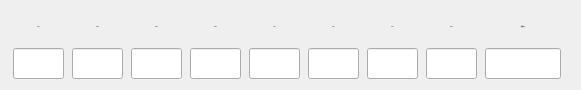
    <widget class="QWidget" name="layoutWidget_3">
     <property name="geometry">
      <rect>
       <x>11</x>
       <y>188</y>
       <width>581</width>
       <height>72</height>
      </rect>
     </property>
     <layout class="QHBoxLayout" name="horizontalLayout">
      <item>
       <layout class="QVBoxLayout" name="verticalLayout">
        <item>
         <widget class="QLabel" name="label_7">
          <property name="minimumSize">
           <size>
            <width>51</width>
            <height>31</height>
           </size>
          </property>
          <property name="maximumSize">
           <size>
            <width>51</width>
            <height>31</height>
           </size>
          </property>
          <property name="font">
           <font>
            <family>黑体</family>
            <pointsize>-1</pointsize>
           </font>
          </property>
          <property name="text">
           <string>63Hz</string>
          </property>
          <property name="alignment">
           <set>Qt::AlignCenter</set>
          </property>
         </widget>
        </item>
        <item>
         <widget class="QLineEdit" name="lineEdit_63">
          <property name="minimumSize">
           <size>
            <width>51</width>
            <height>31</height>
           </size>
          </property>
          <property name="maximumSize">
           <size>
            <width>51</width>
            <height>31</height>
           </size>
          </property>
          <property name="font">
           <font>
            <family>黑体</family>
            <pointsize>-1</pointsize>
           </font>
          </property>
          <property name="alignment">
           <set>Qt::AlignCenter</set>
          </property>
          <property name="readOnly">
           <bool>false</bool>
          </property>
         </widget>
        </item>
       </layout>
      </item>
      <item>
       <layout class="QVBoxLayout" name="verticalLayout_2">
        <item>
         <widget class="QLabel" name="label_8">
          <property name="minimumSize">
           <size>
            <width>51</width>
            <height>31</height>
           </size>
          </property>
          <property name="maximumSize">
           <size>
            <width>51</width>
            <height>31</height>
           </size>
          </property>
          <property name="font">
           <font>
            <family>黑体</family>
            <pointsize>-1</pointsize>
           </font>
          </property>
          <property name="text">
           <string>125Hz</string>
          </property>
          <property name="alignment">
           <set>Qt::AlignCenter</set>
          </property>
         </widget>
        </item>
        <item>
         <widget class="QLineEdit" name="lineEdit_125">
          <property name="minimumSize">
           <size>
            <width>51</width>
            <height>31</height>
           </size>
          </property>
          <property name="maximumSize">
           <size>
            <width>51</width>
            <height>31</height>
           </size>
          </property>
          <property name="font">
           <font>
            <family>黑体</family>
            <pointsize>-1</pointsize>
           </font>
          </property>
          <property name="alignment">
           <set>Qt::AlignCenter</set>
          </property>
          <property name="readOnly">
           <bool>false</bool>
          </property>
         </widget>
        </item>
       </layout>
      </item>
      <item>
       <layout class="QVBoxLayout" name="verticalLayout_3">
        <item>
         <widget class="QLabel" name="label_9">
          <property name="minimumSize">
           <size>
            <width>51</width>
            <height>31</height>
           </size>
          </property>
          <property name="maximumSize">
           <size>
            <width>51</width>
            <height>31</height>
           </size>
          </property>
          <property name="font">
           <font>
            <family>黑体</family>
            <pointsize>-1</pointsize>
           </font>
          </property>
          <property name="text">
           <string>250Hz</string>
          </property>
          <property name="alignment">
           <set>Qt::AlignCenter</set>
          </property>
         </widget>
        </item>
        <item>
         <widget class="QLineEdit" name="lineEdit_250">
          <property name="minimumSize">
           <size>
            <width>51</width>
            <height>31</height>
           </size>
          </property>
          <property name="maximumSize">
           <size>
            <width>51</width>
            <height>31</height>
           </size>
          </property>
          <property name="font">
           <font>
            <family>黑体</family>
            <pointsize>-1</pointsize>
           </font>
          </property>
          <property name="alignment">
           <set>Qt::AlignCenter</set>
          </property>
          <property name="readOnly">
           <bool>false</bool>
          </property>
         </widget>
        </item>
       </layout>
      </item>
      <item>
       <layout class="QVBoxLayout" name="verticalLayout_4">
        <item>
         <widget class="QLabel" name="label_10">
          <property name="minimumSize">
           <size>
            <width>51</width>
            <height>31</height>
           </size>
          </property>
          <property name="maximumSize">
           <size>
            <width>51</width>
            <height>31</height>
           </size>
          </property>
          <property name="font">
           <font>
            <family>黑体</family>
            <pointsize>-1</pointsize>
           </font>
          </property>
          <property name="text">
           <string>500Hz</string>
          </property>
          <property name="alignment">
           <set>Qt::AlignCenter</set>
          </property>
         </widget>
        </item>
        <item>
         <widget class="QLineEdit" name="lineEdit_500">
          <property name="minimumSize">
           <size>
            <width>51</width>
            <height>31</height>
           </size>
          </property>
          <property name="maximumSize">
           <size>
            <width>51</width>
            <height>31</height>
           </size>
          </property>
          <property name="font">
           <font>
            <family>黑体</family>
            <pointsize>-1</pointsize>
           </font>
          </property>
          <property name="alignment">
           <set>Qt::AlignCenter</set>
          </property>
          <property name="readOnly">
           <bool>false</bool>
          </property>
         </widget>
        </item>
       </layout>
      </item>
      <item>
       <layout class="QVBoxLayout" name="verticalLayout_5">
        <item>
         <widget class="QLabel" name="label_11">
          <property name="minimumSize">
           <size>
            <width>51</width>
            <height>31</height>
           </size>
          </property>
          <property name="maximumSize">
           <size>
            <width>51</width>
            <height>31</height>
           </size>
          </property>
          <property name="font">
           <font>
            <family>黑体</family>
            <pointsize>-1</pointsize>
           </font>
          </property>
          <property name="text">
           <string>1kHz</string>
          </property>
          <property name="alignment">
           <set>Qt::AlignCenter</set>
          </property>
         </widget>
        </item>
        <item>
         <widget class="QLineEdit" name="lineEdit_1k">
          <property name="minimumSize">
           <size>
            <width>51</width>
            <height>31</height>
           </size>
          </property>
          <property name="maximumSize">
           <size>
            <width>51</width>
            <height>31</height>
           </size>
          </property>
          <property name="font">
           <font>
            <family>黑体</family>
            <pointsize>-1</pointsize>
           </font>
          </property>
          <property name="alignment">
           <set>Qt::AlignCenter</set>
          </property>
          <property name="readOnly">
           <bool>false</bool>
          </property>
         </widget>
        </item>
       </layout>
      </item>
      <item>
       <layout class="QVBoxLayout" name="verticalLayout_6">
        <property name="spacing">
         <number>6</number>
        </property>
        <item>
         <widget class="QLabel" name="label_12">
          <property name="minimumSize">
           <size>
            <width>51</width>
            <height>31</height>
           </size>
          </property>
          <property name="maximumSize">
           <size>
            <width>51</width>
            <height>31</height>
           </size>
          </property>
          <property name="font">
           <font>
            <family>黑体</family>
            <pointsize>-1</pointsize>
           </font>
          </property>
          <property name="text">
           <string>2kHz</string>
          </property>
          <property name="alignment">
           <set>Qt::AlignCenter</set>
          </property>
         </widget>
        </item>
        <item>
         <widget class="QLineEdit" name="lineEdit_2k">
          <property name="minimumSize">
           <size>
            <width>51</width>
            <height>31</height>
           </size>
          </property>
          <property name="maximumSize">
           <size>
            <width>51</width>
            <height>31</height>
           </size>
          </property>
          <property name="font">
           <font>
            <family>黑体</family>
            <pointsize>-1</pointsize>
           </font>
          </property>
          <property name="alignment">
           <set>Qt::AlignCenter</set>
          </property>
          <property name="readOnly">
           <bool>false</bool>
          </property>
         </widget>
        </item>
       </layout>
      </item>
      <item>
       <layout class="QVBoxLayout" name="verticalLayout_7">
        <item>
         <widget class="QLabel" name="label_">
          <property name="minimumSize">
           <size>
            <width>51</width>
            <height>31</height>
           </size>
          </property>
          <property name="maximumSize">
           <size>
            <width>51</width>
            <height>31</height>
           </size>
          </property>
          <property name="font">
           <font>
            <family>黑体</family>
            <pointsize>-1</pointsize>
           </font>
          </property>
          <property name="text">
           <string>4kHz</string>
          </property>
          <property name="alignment">
           <set>Qt::AlignCenter</set>
          </property>
         </widget>
        </item>
        <item>
         <widget class="QLineEdit" name="lineEdit_4k">
          <property name="minimumSize">
           <size>
            <width>51</width>
            <height>31</height>
           </size>
          </property>
          <property name="maximumSize">
           <size>
            <width>51</width>
            <height>31</height>
           </size>
          </property>
          <property name="font">
           <font>
            <family>黑体</family>
            <pointsize>-1</pointsize>
           </font>
          </property>
          <property name="alignment">
           <set>Qt::AlignCenter</set>
          </property>
          <property name="readOnly">
           <bool>false</bool>
          </property>
         </widget>
        </item>
       </layout>
      </item>
      <item>
       <layout class="QVBoxLayout" name="verticalLayout_8">
        <item>
         <widget class="QLabel" name="label_14">
          <property name="minimumSize">
           <size>
            <width>51</width>
            <height>31</height>
           </size>
          </property>
          <property name="maximumSize">
           <size>
            <width>51</width>
            <height>31</height>
           </size>
          </property>
          <property name="font">
           <font>
            <family>黑体</family>
            <pointsize>-1</pointsize>
           </font>
          </property>
          <property name="text">
           <string>8kHz</string>
          </property>
          <property name="alignment">
           <set>Qt::AlignCenter</set>
          </property>
         </widget>
        </item>
        <item>
         <widget class="QLineEdit" name="lineEdit_8k">
          <property name="minimumSize">
           <size>
            <width>51</width>
            <height>31</height>
           </size>
          </property>
          <property name="maximumSize">
           <size>
            <width>51</width>
            <height>31</height>
           </size>
          </property>
          <property name="font">
           <font>
            <family>黑体</family>
            <pointsize>-1</pointsize>
           </font>
          </property>
          <property name="alignment">
           <set>Qt::AlignCenter</set>
          </property>
          <property name="readOnly">
           <bool>false</bool>
          </property>
         </widget>
        </item>
       </layout>
      </item>
      <item>
       <layout class="QVBoxLayout" name="verticalLayout_9">
        <item>
         <widget class="QLabel" name="label_23">
          <property name="minimumSize">
           <size>
            <width>76</width>
            <height>31</height>
           </size>
          </property>
          <property name="maximumSize">
           <size>
            <width>51</width>
            <height>31</height>
           </size>
          </property>
          <property name="font">
           <font>
            <family>黑体</family>
            <pointsize>-1</pointsize>
           </font>
          </property>
          <property name="text">
           <string>总值dB(A)</string>
          </property>
          <property name="alignment">
           <set>Qt::AlignCenter</set>
          </property>
         </widget>
        </item>
        <item>
         <widget class="QLineEdit" name="lineEdit_total">
          <property name="minimumSize">
           <size>
            <width>76</width>
            <height>31</height>
           </size>
          </property>
          <property name="maximumSize">
           <size>
            <width>51</width>
            <height>31</height>
           </size>
          </property>
          <property name="font">
           <font>
            <family>黑体</family>
            <pointsize>-1</pointsize>
           </font>
          </property>
          <property name="alignment">
           <set>Qt::AlignCenter</set>
          </property>
          <property name="readOnly">
           <bool>true</bool>
          </property>
         </widget>
        </item>
       </layout>
      </item>
     </layout>
    </widget>
